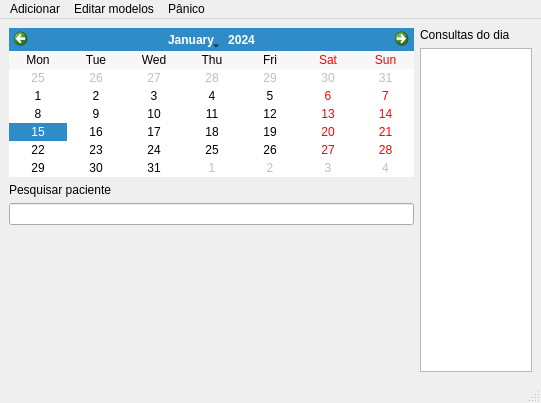
<?xml version="1.0" encoding="UTF-8"?>
<ui version="4.0">
 <class>Calendar</class>
 <widget class="QMainWindow" name="Calendar">
  <property name="geometry">
   <rect>
    <x>0</x>
    <y>0</y>
    <width>541</width>
    <height>403</height>
   </rect>
  </property>
  <property name="windowTitle">
   <string>RaqMed - Suíte de Gerenciamento de Pacientes</string>
  </property>
  <property name="documentMode">
   <bool>false</bool>
  </property>
  <widget class="QWidget" name="centralwidget">
   <layout class="QHBoxLayout" name="horizontalLayout">
    <item>
     <layout class="QVBoxLayout" name="verticalLayout">
      <item alignment="Qt::AlignHCenter">
       <widget class="QCalendarWidget" name="calendarWidget">
        <property name="sizePolicy">
         <sizepolicy hsizetype="Maximum" vsizetype="Preferred">
          <horstretch>0</horstretch>
          <verstretch>0</verstretch>
         </sizepolicy>
        </property>
        <property name="minimumSize">
         <size>
          <width>405</width>
          <height>0</height>
         </size>
        </property>
        <property name="gridVisible">
         <bool>false</bool>
        </property>
        <property name="verticalHeaderFormat">
         <enum>QCalendarWidget::NoVerticalHeader</enum>
        </property>
        <property name="navigationBarVisible">
         <bool>true</bool>
        </property>
        <property name="dateEditEnabled">
         <bool>true</bool>
        </property>
       </widget>
      </item>
      <item>
       <widget class="QLabel" name="label_2">
        <property name="text">
         <string>Pesquisar paciente</string>
        </property>
       </widget>
      </item>
      <item>
       <widget class="QLineEdit" name="lineEdit"/>
      </item>
      <item>
       <spacer name="verticalSpacer">
        <property name="orientation">
         <enum>Qt::Vertical</enum>
        </property>
        <property name="sizeHint" stdset="0">
         <size>
          <width>20</width>
          <height>40</height>
         </size>
        </property>
       </spacer>
      </item>
      <item>
       <widget class="QLabel" name="label_3">
        <property name="text">
         <string/>
        </property>
        <property name="pixmap">
         <pixmap resource="teste.qrc">:/capa.png</pixmap>
        </property>
       </widget>
      </item>
     </layout>
    </item>
    <item>
     <layout class="QVBoxLayout" name="verticalLayout_2">
      <item>
       <widget class="QLabel" name="label">
        <property name="text">
         <string>Consultas do dia</string>
        </property>
       </widget>
      </item>
      <item>
       <widget class="QTableWidget" name="tableWidget">
        <property name="showGrid">
         <bool>false</bool>
        </property>
       </widget>
      </item>
     </layout>
    </item>
   </layout>
  </widget>
  <widget class="QMenuBar" name="menubar">
   <property name="geometry">
    <rect>
     <x>0</x>
     <y>0</y>
     <width>541</width>
     <height>22</height>
    </rect>
   </property>
   <widget class="QMenu" name="menuOp_es">
    <property name="title">
     <string>Adicionar</string>
    </property>
    <addaction name="actionAdicionar_Paciente"/>
    <addaction name="actionAdicionar_Consulta"/>
   </widget>
   <widget class="QMenu" name="menuEditar_modelos">
    <property name="title">
     <string>Editar modelos</string>
    </property>
   </widget>
   <widget class="QMenu" name="menuP_nico">
    <property name="title">
     <string>Pânico</string>
    </property>
    <addaction name="actionApagar_todos_os_arquivos_do_computador_e_n_o_ligar_mais"/>
   </widget>
   <addaction name="menuOp_es"/>
   <addaction name="menuEditar_modelos"/>
   <addaction name="menuP_nico"/>
  </widget>
  <widget class="QStatusBar" name="statusbar"/>
  <action name="actionAdicionar_Paciente">
   <property name="text">
    <string>Cadastrar Paciente</string>
   </property>
  </action>
  <action name="actionAdicionar_Consulta">
   <property name="text">
    <string>Agendar Consulta</string>
   </property>
  </action>
  <action name="actionIdentifica_ao">
   <property name="text">
    <string>Identificação</string>
   </property>
  </action>
  <action name="actionMotivos">
   <property name="text">
    <string>Motivos</string>
   </property>
  </action>
  <action name="actionAntecedentes">
   <property name="text">
    <string>Antecedentes</string>
   </property>
  </action>
  <action name="actionExames">
   <property name="text">
    <string>Exames</string>
   </property>
  </action>
  <action name="actionRelat_rios">
   <property name="text">
    <string>Relatórios</string>
   </property>
  </action>
  <action name="actionAtalhos">
   <property name="text">
    <string>Atalhos</string>
   </property>
  </action>
  <action name="actionApagar_todos_os_arquivos_do_computador_e_n_o_ligar_mais">
   <property name="text">
    <string>Apagar todos os arquivos do computador e não ligar mais</string>
   </property>
  </action>
 </widget>
 <resources>
  <include location="teste.qrc"/>
 </resources>
 <connections/>
</ui>
